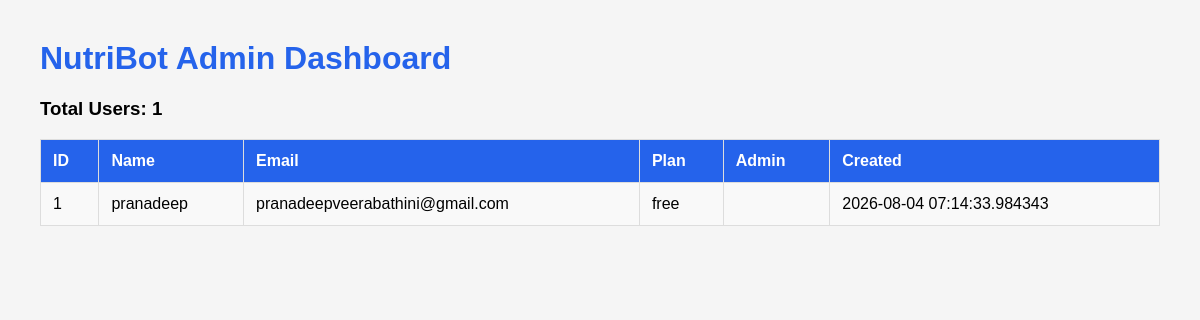
The page /admin (signed in) on the database its author committed.
### models.py (models this page shows, shortened)
class User(UserMixin, db.Model):
    __tablename__ = "users"
    id            = db.Column(db.Integer, primary_key=True)
    name          = db.Column(db.String(120), nullable=False)
    email         = db.Column(db.String(200), unique=True, nullable=False)
    password_hash = db.Column(db.String(256), nullable=True)   # nullable for Google users
    plan          = db.Column(db.String(20), default="free")   # free | pro | family
    created_at    = db.Column(db.DateTime, default=datetime.utcnow)
    email_verified  = db.Column(db.Boolean, default=False)
    otp_code        = db.Column(db.String(6))
    otp_expires     = db.Column(db.DateTime)
    google_id       = db.Column(db.String(200), unique=True, nullable=True)
    avatar_url      = db.Column(db.String(500), nullable=True)
    reset_token     = db.Column(db.String(200), nullable=True)
    reset_expires   = db.Column(db.DateTime, nullable=True)
    chats_this_month     = db.Column(db.Integer, default=0)
    plans_this_month     = db.Column(db.Integer, default=0)
    usage_reset_month    = db.Column(db.Integer, default=0)   # stores month number
    profile      = db.relationship("Profile",     backref="user", uselist=False, cascade="all, delete-orphan")
    chat_history = db.relationship("ChatHistory", backref="user", cascade="all, delete-orphan", order_by="ChatHistory.timestamp")
    meal_plans   = db.relationship("MealPlan",    backref="user", cascade="all, delete-orphan", order_by="MealPlan.created_at.desc()")
    bmi_records  = db.relationship("BMIRecord",   backref="user", cascade="all, delete-orphan", order_by="BMIRecord.created_at.desc()")
    LIMITS = {
        "free":   {"chats": 20,  "plans": 3},
        "pro":    {"chats": 500, "plans": 50},
        "family": {"chats": 999, "plans": 100},
    }

### app.py (the view)
@app.route("/admin")
@login_required
def admin_dashboard():
    if current_user.email != ADMIN_EMAIL:
        return "Not Found", 404
    users = User.query.order_by(User.created_at.desc()).all()
    return render_template(
        "admin.html",
        users=users,
        admin=current_user
    )

### app.py (called while the page is built)
@login_manager.user_loader
def load_user(user_id):
    return User.query.get(int(user_id))

### templates/admin.html (shortened to what this page needs)
<!DOCTYPE html>
<html>
<head>
</head>
<body>
<h1>NutriBot Admin Dashboard</h1>
<h3>Total Users: {{ users|length }}</h3>
<table>
<tr>
    <th>ID</th>
    <th>Name</th>
    <th>Email</th>
    <th>Plan</th>
    <th>Admin</th>
    <th>Created</th>
</tr>
{% for user in users %}
<tr>
    <td>{{ user.id }}</td>
    <td>{{ user.name }}</td>
    <td>{{ user.email }}</td>
    <td>{{ user.plan }}</td>
    <td>{{ user.is_admin }}</td>
    <td>{{ user.created_at }}</td>
</tr>
{% endfor %}
</table>
</body>
</html>

### templates/admin.html (style rules this page uses)
body { font-family:Arial,sans-serif; background:#f5f5f5; margin:40px; }
h1 { color:#2563eb; }
table { width:100%; border-collapse:collapse; background:white; }
th,td { border:1px solid #ddd; padding:12px; text-align:left; }
th { background:#2563eb; color:white; }
tr:nth-child(even) { background:#f9f9f9; }

### rows shown on the page
User: id "1", name "pranadeep", email "pranadeepveerabathini@gmail.com", plan "free", created_at "2026-08-04 07:14:33.984343"

### other values the page prints
{{ users|length }} "1"
